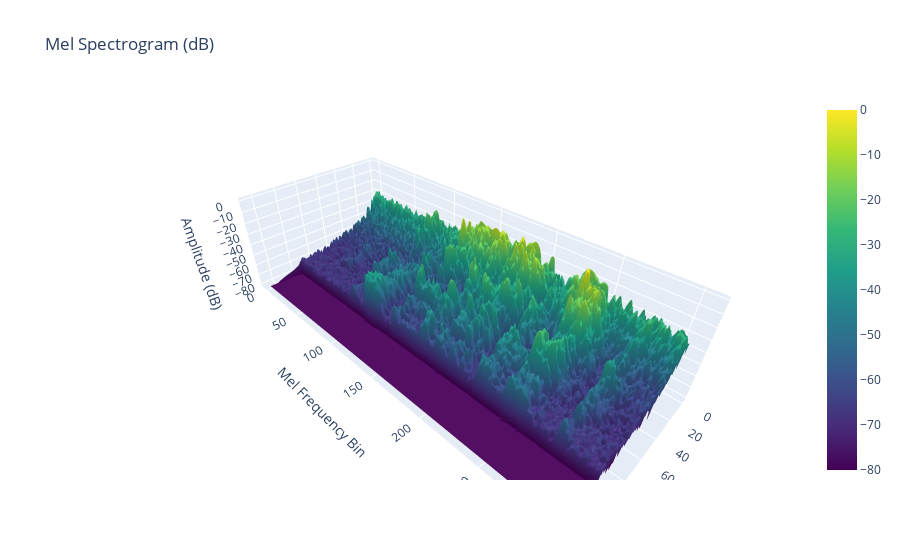

This figure's notebook cell:
### Code cell
import plotly.graph_objects as go

fig = go.Figure(data=[
    go.Surface(z=mel_spectrogram_dbs_disgusted[19].T, colorscale='viridis')
])

fig.update_layout(
    title='Mel Spectrogram (dB)',
    scene=dict(
        xaxis=dict(title='Time (s)'),
        yaxis=dict(title='Mel Frequency Bin'),
        zaxis=dict(title='Amplitude (dB)')
    )
)

fig.show()

### Figure 1 — Plotly figure (JSON) as saved in the notebook; plotly's stock layout.template omitted (floating-point values rounded to 4 significant figures; data arrays with more than 128 entries replaced by an {"elided": "..."} marker saying what was removed)
{"data": [{"colorscale": [[0, "#440154"], [0.1111, "#482878"], [0.2222, "#3e4989"], [0.3333, "#31688e"], [0.4444, "#26828e"], [0.5556, "#1f9e89"], [0.6667, "#35b779"], [0.7778, "#6ece58"], [0.8889, "#b5de2b"], [1, "#fde725"]], "type": "surface", "z": {"elided": "305x128 float values"}}], "layout": {"scene": {"xaxis": {"title": {"text": "Time (s)"}}, "yaxis": {"title": {"text": "Mel Frequency Bin"}}, "zaxis": {"title": {"text": "Amplitude (dB)"}}}, "title": {"text": "Mel Spectrogram (dB)"}}}
